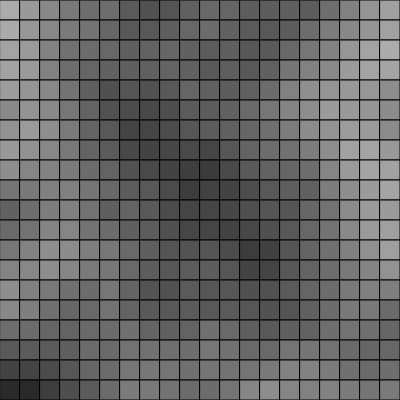
Frame 1 (no input)
Frame 60 (no input): identical to frame 1, image omitted
Frame 120 (the mouse pressed at the canvas centre since frame 60): identical to frame 1, image omitted

The p5.js sketch that drew this single still picture (run headless with seeded random() and noise() and a simulated clock; from frame 60 on, the mouse is pressed at the canvas centre):

// p5.js sketch
// ── sketch.js
/**
 * sketch.js
 *
 *
 * p5.js 레퍼런스: http://p5js.org/reference
 * 웹기술 레퍼런스: http://developer.mozilla.org
 *
 * @author : https://github.com/Mosframe
 */


// -----------------------------------------------------------------
// 변수, 오브젝트 정의
// -----------------------------------------------------------------
var inc = 0.1;
var scl = 20;
var cols;
var rows;
var fr;

// -----------------------------------------------------------------
// p5.js 함수들
// -----------------------------------------------------------------

function setup () {

    createCanvas(400, 400);
    cols = floor(width/scl);
    rows = floor(height/scl);
    fr = createP('');
}


function draw () {

    background(255);

    randomSeed(10);

    var yOffset = 0;
    for( var y=0; y<rows; ++y ) {
        var xOffset = 0;
        for( var x=0; x<cols; ++x ) {

            var c = noise(xOffset,yOffset) * 255;

            //var v = p5.Vector.fromAngle(0);
            //var v = p5.Vector.fromAngle(PI/2);
            //var v = p5.Vector.fromAngle(PI/6);
            var v = p5.Vector.fromAngle(random(TWO_PI));

            xOffset += inc;

            fill(c);
            rect( x*scl, y*scl, scl, scl );
        }
        yOffset += inc;
    }

    fr.html(floor(frameRate()));
}

// -----------------------------------------------------------------
// 사용자 정의 함수들
// -----------------------------------------------------------------
